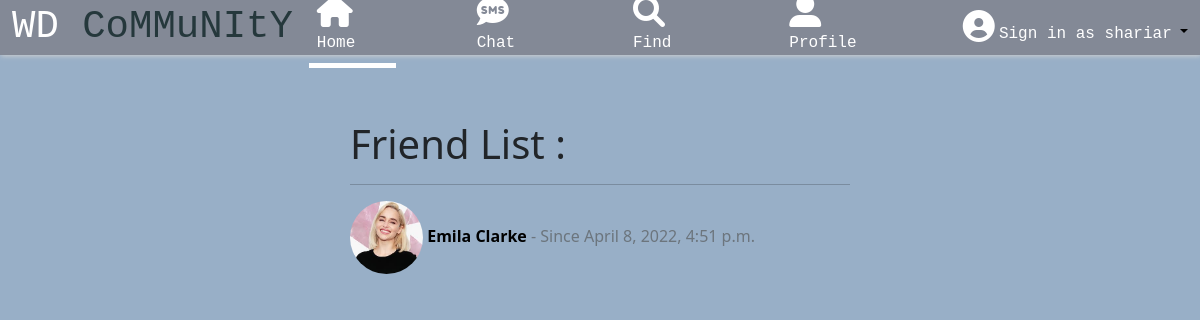
/user_friend_list (signed in), run on the app's committed database.
### homepage/models.py (models this page shows, shortened)
class profile(models.Model):
    name = models.CharField (max_length=99,null=True,blank=True)
    username = models.CharField (max_length=99,null=True,blank=True)
    skills = models.CharField (max_length=99)
    framework = models.CharField (max_length=99)
    education = models.CharField (max_length=99)
    phone = models.CharField (max_length=99)
    email = models.CharField (max_length=99)
    description = models.TextField ()
    gender = models.CharField (max_length=99,null=True)
    cover_pic = models.ImageField(upload_to='photo/', blank=True, null=True, default = "photo/cover.png")
    profile_pic = models.ImageField(upload_to='photo/', blank=True, null=True, default = "photo/user.jpg")

class friend_list (models.Model):
    username = models.CharField (max_length=99)
    name = models.CharField (max_length=99)
    request_user_name = models.CharField (max_length=99)
    request_name = models.CharField (max_length=99)
    date = models.DateTimeField (auto_now_add=True,null = True)
    friend_count = models.IntegerField (null = True, default=1)

### homepage/views.py (the view)
# urls.py: path('user_friend_list',views.user_friend_list.as_view(),name="user_friend_list"),
class user_friend_list (ListView):
    model = friend_list
    template_name = "friend_list.html"
    ordering = ['-id']
    def get_context_data(self, *args, **kwargs):
        context = super(user_friend_list, self).get_context_data(
            *args, **kwargs)
        context['status'] = post.objects.all()
        context['comment'] = user_comment.objects.all()
        context['profile_list'] = profile.objects.all()
        return context

### templates/friend_list.html (shortened to what this page needs)
{% load static %}
{% load humanize %}
<!DOCTYPE html>
<html lang="en">
<head>
    <link href="https://cdn.jsdelivr.net/npm/bootstrap@5.1.3/dist/css/bootstrap.min.css" rel="stylesheet"
>
    <link rel="stylesheet" href="https://cdnjs.cloudflare.com/ajax/libs/font-awesome/6.0.0-beta3/css/all.min.css"
 />
    <link href="http://fonts.cdnfonts.com/css/romantic" rel="stylesheet">
    <link href="http://fonts.cdnfonts.com/css/valeerie-morrie" rel="stylesheet">
</head>
{% if user.is_authenticated %}
<body>
    <nav class="navbar navbar-expand-lg navbar-light nav fixed-top">
        <div class="container-fluid box_shadow">
            <a style="color: white; font-family:monospace; font-size: 39px;" class="navbar-brand" href="/">WD
                <span style="color: #25383C">CoMMuNItY</span></a>
            <div class="collapse navbar-collapse" id="navbarSupportedContent">
                <ul class="navbar-nav navs ms-auto mb-2 mb-lg-0">
                    <li class="nav-item nav_item">
                        <a style="color: white; border-bottom: 5px solid white;text-decoration: none;font-family: monospace;"
                            class="nav-link" aria-current="page" href="{% url 'home' %}"><i
                                class="fas fa-home fa-2x"></i> Home</a>
                    </li>
                    <li class="nav-item nav_item">
                        <a style="color: white ;text-decoration: none;font-family: monospace;" class="nav-link"
                            aria-current="page" href="{% url 'chat_list' %}"><i class="fas fa-sms fa-2x"></i> Chat</a>
                    </li>
                    <li class="nav-item nav_item">
                        <a style="color: white ;text-decoration: none;font-family: monospace;" class="nav-link"
                            aria-current="page" href="/"><i class="fas fa-search fa-2x"></i> Find</a>
                    </li>
                    <li class="nav-item nav_item">
                        <a style="color: white;text-decoration: none;font-family: monospace;" class="nav-link"
                            aria-current="page" href="{% url 'user_profile' %}"><i class="fas fa-user-alt fa-2x"></i>
                            Profile</a>
                    </li>
                </ul>
                <ul style="margin: none;" class="navbar-nav ms-auto mb-2 mb-lg-0">
                    <li style="float: left;margin-top: 0px;" class="nav-item dropdown">
                        {% if user.is_authenticated %}
                    <li style="float: left;margin-top: 0px;" class="nav-item dropdown">
                        <a style="color: black;text-decoration: none;" class="nav-link-user dropdown-toggle" href="#"
                            id="navbarDropdown" role="button" data-bs-toggle="dropdown" aria-expanded="false">
                            <i style = "color: white;" class="fas fa-user-circle fa-2x"></i>
                            <span style="color: white; font-family: monospace;"> Sign in as {{ user.username }}</span>
                        </a>
                    </li>
                    {% else %}
                    <a style="color: whblackite ;" class="nav-link" aria-current="page" href="{% url 'signin' %}"><i
                            class="fas fa-user-circle fa-2x"></i>
                        <span style="color: black;font-family: 'Winter', sans-serif;"> Signup/Signin</span>
                    </a>
                    {% endif %}
                    </li>
                </ul>
            </div>
        </div>
    </nav>
    <br>
    <br>
    <br>
    <br>
    <br>
    <div style="width: 500px;margin: auto;">
        <h1>Friend List : </h1>
        <hr>
        {% for friend_list in object_list %}
        {% if friend_list.request_user_name == user.username %}
        {% for profile in profile_list %}
        {% if profile.username == friend_list.username %}
        {% if profile.profile_pic %}
        <img src="{{ profile.profile_pic.url }}" height="73px%" width="73px%" style = "border-radius: 50%;" alt="">
        <a style="text-decoration: none;color: black;" href="{% url 'user_profile_view' profile.pk %}"><b>{{ friend_list.name }}</b> <span class = "text-muted">- Since {{ friend_list.date }}</span></a>
        {% else %}
        <img src="{% static 'user.jpg' %}" height="73px%" width="73px%" style = "border-radius: 50%;" alt="">
        <a style="text-decoration: none;color: black;" href="{% url 'user_profile_view' profile.pk %}"><b>{{ friend_list.name }}</b> <span class = "text-muted">- Since {{ friend_list.date }}</span></a>
        {% endif %}
        {% endif %}
        <br>
        {% endfor %}
        {% endif %}
        {% endfor %}
    </div>
</body>
{% else %}
{% load static %}
{% endif %}
</html>

### templates/friend_list.html (style rules this page uses)
.nav_item { margin-right: 73px; }
.box_shadow { background-color: #838996; height: 39px; }
.nav { -webkit-box-shadow: 1px 1px 5px 0px rgba(207, 207, 207, 1); -moz-box-shadow: 1px 1px 5px 0px rgba(207, 207, 207, 1); box-shadow: 1px 1px 5px 0px rgba(207, 207, 207, 1); }
.navbar { background-color: #838996; }
.navs { margin: auto; }
body { background-color: #98AFC7; background-attachment: fixed; background-size: cover; }

### data on the page
friend_list: name "Emila Clarke", date "April 8, 2022, 4:51 p.m."
profile: profile_pic (picture)

### other printed values
{{ user.username }} "shariar"
